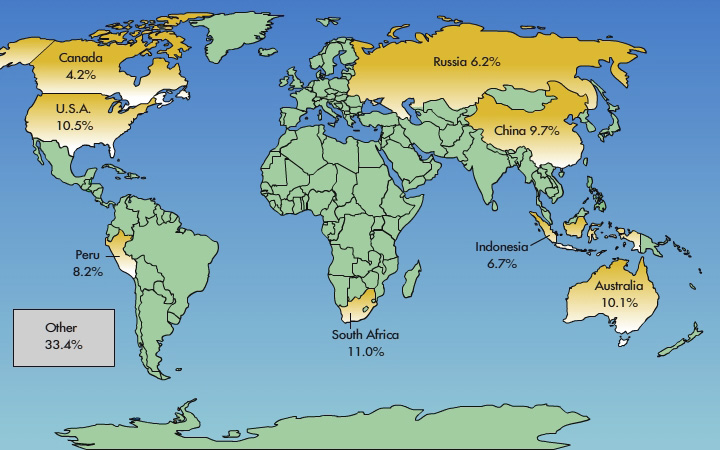
#> input picture gold dist map.jpg, 720 x 450 px, found by its file name
$ jupyter execute K_means_cluster_segmentation_assignment.ipynb
#> lines starting #> are read from the running program, lines starting #| are printed output that depends on the picture
[cell 1]
import numpy as np
import matplotlib.pyplot as plt
import cv2

[cell 2]
img = cv2.imread('/content/drive/MyDrive/Computer Vision/gold dist map.jpg')
#> img is the input picture: shape (450, 720, 3); mean B, G, R 178, 168.3, 130.4
img = cv2.cvtColor(img, cv2.COLOR_BGR2RGB)
plt.imshow(img,cmap='gray')

[cell 3]
img.shape
#> Out = (450, 720, 3)

[cell 4]
pixel_values = img.reshape((-1, 3)) ## reshaping the image into 2D array ... 450 * 720 = 324000
pixel_values.shape
#> Out = (324000, 3)

[cell 5]
pixel_values = np.float32(pixel_values) ## changing pixels values into float for using with kmeans functions

[cell 6]
## criteria: number of iterations and epsilon
## centroids/means to be picked are random chosen colors when it comes to images.
## our image have almost 3 main colors to cluster: blue, green, and yellow. >> k = 3
criteria = (cv2.TERM_CRITERIA_EPS + cv2.TERM_CRITERIA_MAX_ITER, 100, 0.95)

[cell 7]
k = 3 # 0, 1, and 2
_, labels, (centers) = cv2.kmeans(pixel_values, k, None, criteria, 10, cv2.KMEANS_RANDOM_CENTERS)
#> centers = [[45.8, 58.92, 53.43], [191, 202.9, 142.9], [111.5, 163.6, 206.2]]

[cell 8]
centers = np.uint8(centers)
#> centers = [[45, 58, 53], [190, 202, 142], [111, 163, 206]]
labels = labels.flatten()

[cell 9]
segmented_img = centers[labels.flatten()]

[cell 10]
segmented_img = segmented_img.reshape(img.shape)
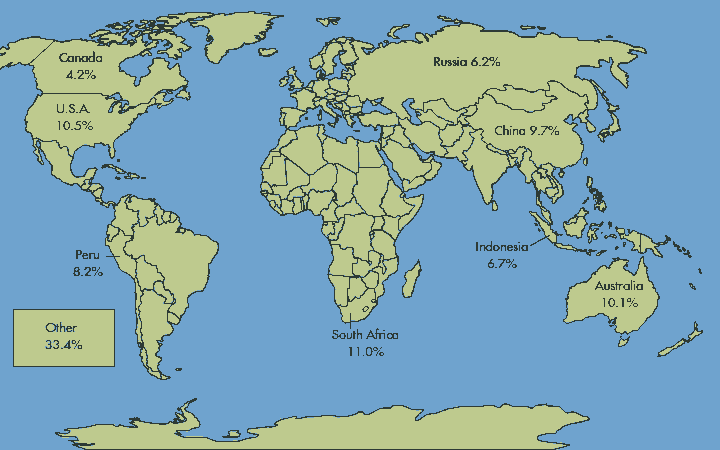
#> segmented_img: shape (450, 720, 3); mean R, G, B 129.7, 167.6, 177.6
